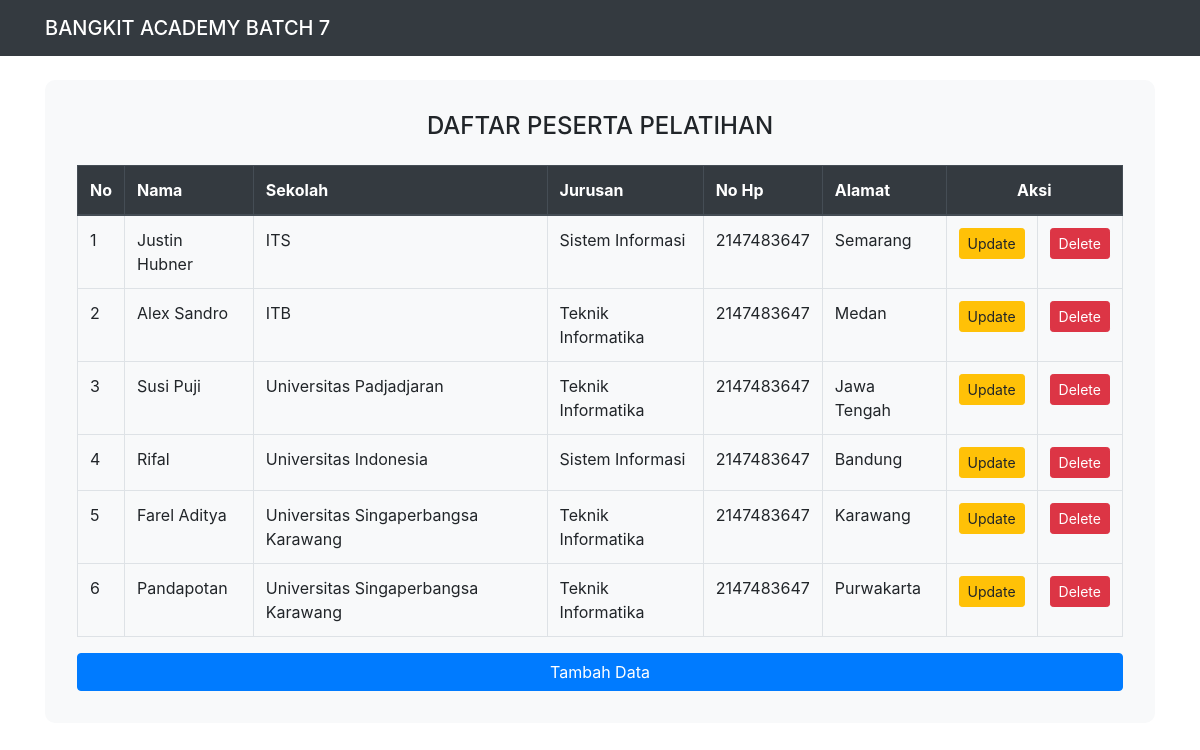
The page / on the database its author committed.
### tables this page shows
CREATE TABLE `peserta` (
  `id_peserta` int(11) NOT NULL,
  `nama` varchar(100) NOT NULL,
  `sekolah` varchar(150) NOT NULL,
  `jurusan` enum('Teknik Informatika','Sistem Informasi','','') NOT NULL,
  `no_hp` int(20) NOT NULL,
  `alamat` varchar(100) NOT NULL
);

### index.php (the view, shortened to what this page needs)
<!DOCTYPE html>
<html>
<head>
    <link rel="stylesheet" href="https://cdn.jsdelivr.net/npm/bootstrap@4.6.1/dist/css/bootstrap.min.css">
</head>
<body>
    <nav class="navbar navbar-dark bg-dark">
        <div class="container">
            <span class="navbar-brand mb-0 h1">BANGKIT ACADEMY BATCH 7</span>
        </div>
    </nav>
    <div class="container mt-4">
        <div class="jumbotron">
            <h4 class="mb-4 text-center">DAFTAR PESERTA PELATIHAN</h4>
            <?php
            include "koneksi.php";
            ?>
            <table class="table table-bordered table-hover">
                <thead class="thead-dark">
                    <tr>
                        <th>No</th>
                        <th>Nama</th>
                        <th>Sekolah</th>
                        <th>Jurusan</th>
                        <th>No Hp</th>
                        <th>Alamat</th>
                        <th colspan='2' class="text-center">Aksi</th>
                    </tr>
                </thead>
                <tbody>
                    <?php
                    $sql = "SELECT * FROM peserta ORDER BY id_peserta DESC";
                    $hasil = mysqli_query($db, $sql);
                    $no = 0;
                    while ($data = mysqli_fetch_array($hasil)) {
                        $no++;
                        ?>
                        <tr>
                            <td><?php echo $no; ?></td>
                            <td><?php echo $data["nama"]; ?></td>
                            <td><?php echo $data["sekolah"]; ?></td>
                            <td><?php echo $data["jurusan"]; ?></td>
                            <td><?php echo $data["no_hp"]; ?></td>
                            <td><?php echo $data["alamat"]; ?></td>
                            <td class="text-center">
                                <a href="update.php?id_peserta=<?php echo htmlspecialchars($data['id_peserta']); ?>" class="btn btn-warning btn-sm" role="button">Update</a>
                            </td>
                            <td class="text-center">
                                <a href="<?php echo htmlspecialchars($_SERVER["PHP_SELF"]); ?>?id_peserta=<?php echo $data['id_peserta']; ?>" class="btn btn-danger btn-sm" role="button" onclick="return confirm('Apakah Anda yakin ingin menghapus data ini?')">Delete</a>
                            </td>
                        </tr>
                        <?php
                    }
                    ?>
                </tbody>
            </table>
            <a href="create.php" class="btn btn-primary btn-block">Tambah Data</a>
        </div>
    </div>
</body>
</html>

### index.php (style rules this page uses)
.jumbotron { background-color: #f8f9fa; padding: 2rem; border-radius: 10px; }

### rows shown on the page
peserta: nama "Justin Hubner", sekolah "ITS", jurusan "Sistem Informasi", no_hp "2147483647", alamat "Semarang"
peserta: nama "Alex Sandro", sekolah "ITB", jurusan "Teknik Informatika", no_hp "2147483647", alamat "Medan"
peserta: nama "Susi Puji", sekolah "Universitas Padjadjaran", jurusan "Teknik Informatika", no_hp "2147483647", alamat "Jawa Tengah"
peserta: nama "Rifal", sekolah "Universitas Indonesia", jurusan "Sistem Informasi", no_hp "2147483647", alamat "Bandung"
peserta: nama "Farel Aditya", sekolah "Universitas Singaperbangsa Karawang", jurusan "Teknik Informatika", no_hp "2147483647", alamat "Karawang"
peserta: nama "Pandapotan", sekolah "Universitas Singaperbangsa Karawang", jurusan "Teknik Informatika", no_hp "2147483647", alamat "Purwakarta"
